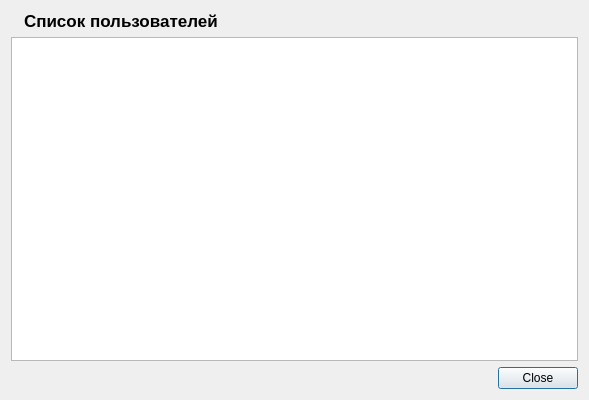
<?xml version="1.0" encoding="UTF-8"?>
<ui version="4.0">
 <class>UserListDialog</class>
 <widget class="QDialog" name="UserListDialog">
  <property name="geometry">
   <rect>
    <x>0</x>
    <y>0</y>
    <width>589</width>
    <height>400</height>
   </rect>
  </property>
  <property name="windowTitle">
   <string>Пользователи</string>
  </property>
  <layout class="QGridLayout" name="gridLayout">
   <item row="0" column="0">
    <layout class="QHBoxLayout" name="horizontalLayout">
     <item>
      <widget class="QLabel" name="label">
       <property name="text">
        <string/>
       </property>
       <property name="pixmap">
        <pixmap resource="../resource.qrc">:/Images/users_icon.png</pixmap>
       </property>
      </widget>
     </item>
     <item alignment="Qt::AlignLeft">
      <widget class="QLabel" name="label_2">
       <property name="font">
        <font>
         <pointsize>13</pointsize>
         <bold>true</bold>
        </font>
       </property>
       <property name="text">
        <string>Список пользователей</string>
       </property>
      </widget>
     </item>
     <item>
      <spacer name="horizontalSpacer">
       <property name="orientation">
        <enum>Qt::Horizontal</enum>
       </property>
       <property name="sizeHint" stdset="0">
        <size>
         <width>40</width>
         <height>20</height>
        </size>
       </property>
      </spacer>
     </item>
    </layout>
   </item>
   <item row="1" column="0">
    <widget class="QTableView" name="tableViewUsers">
     <property name="editTriggers">
      <set>QAbstractItemView::NoEditTriggers</set>
     </property>
     <property name="selectionBehavior">
      <enum>QAbstractItemView::SelectRows</enum>
     </property>
    </widget>
   </item>
   <item row="2" column="0">
    <widget class="QDialogButtonBox" name="buttonBox">
     <property name="standardButtons">
      <set>QDialogButtonBox::Close</set>
     </property>
    </widget>
   </item>
  </layout>
 </widget>
 <resources>
  <include location="../resource.qrc"/>
 </resources>
 <connections/>
</ui>
